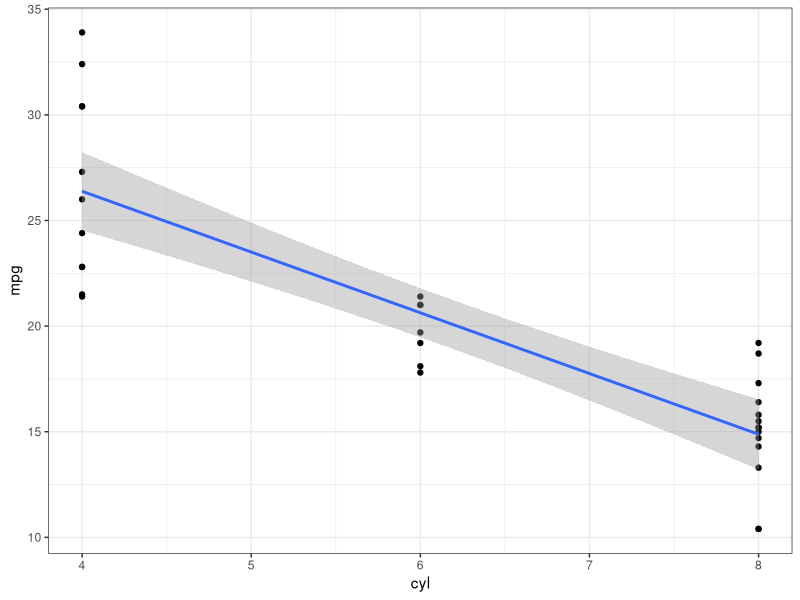

The R source for this figure:
## ---- chunk 1
#| echo: true
# A bunch of R code to execute
# Attach sample data
data("mtcars")
# Print out the first 6 rows
head(mtcars)
## ---- chunk 2
#| echo: false

# A bunch of R code to execute
# Attach sample data
data("mtcars")
# Print out the first 6 rows
head(mtcars)
## ---- chunk 3
#| echo: false

# A bunch of R code to execute
# Attach sample data
data("mtcars")
# Print out the first 6 rows
knitr::kable(head(mtcars))
## ---- chunk 4
#| echo: false
#| warning: false
#| fig-cap: "Relationship between number of cylinders and gas mileage."
#| fig-width: 3
#| fig-asp: 0.67
#| fig-align: "left"

library(ggplot2)

ggplot(mtcars, aes(x = cyl, y = mpg)) +
  geom_point() +
  geom_smooth(method = "lm") +
  theme_bw()


